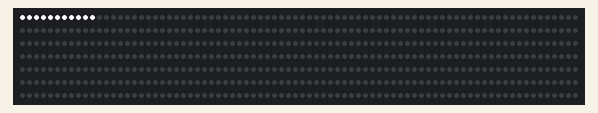
A sketch run on a simulated Arduino Uno, built with avr-gcc and run on an emulated ATmega328P. On the bench: 560 RGB LEDs in strip order, left to right, continuing on the next row.

Above: at 0.53 s.
At 5.35 s:
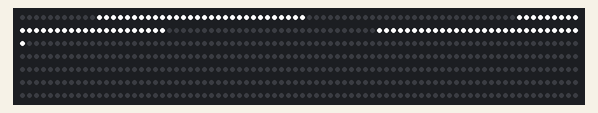
At 10.51 s:
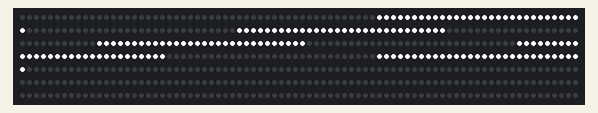
At 20.5 s:
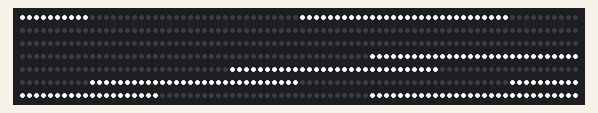
At 29.85 s:
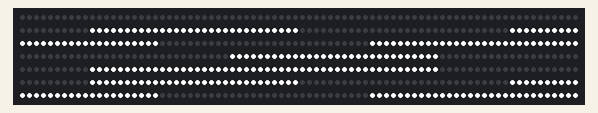
At 39.54 s:
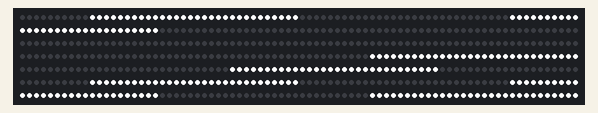

The sketch:

WS2812B.ino
```cpp
#include <Adafruit_NeoPixel.h>
#define PIN 6
#define NUMPIXELS 560
Adafruit_NeoPixel strip = Adafruit_NeoPixel(NUMPIXELS, PIN, NEO_GRB + NEO_KHZ800);
int a,s,d,f,g,h,j,k,l;

void setup() {
strip.begin();
strip.show();
}


void loop() {
for (int i = 0; i < strip.numPixels(); i++) {
strip.setPixelColor(i, strip.Color(255, 255, 255));

a = i - 30;
strip.setPixelColor(a, strip.Color(0, 0, 0));

s = i - 60;
strip.setPixelColor(s, strip.Color(255, 255, 255));

d = i - 90;
strip.setPixelColor(d, strip.Color(0, 0, 0));

f = i - 120;
strip.setPixelColor(f, strip.Color(255, 255, 255));

g = i - 150;
strip.setPixelColor(g, strip.Color(0, 0, 0));

h = i - 180;
strip.setPixelColor(h, strip.Color(255, 255, 255));

j = i - 210;
strip.setPixelColor(j, strip.Color(0, 0, 0));

k = i - 240;
strip.setPixelColor(k, strip.Color(255, 255, 255));

l = i - 270;
strip.setPixelColor(l, strip.Color(0, 0, 0));


strip.show();
strip.setBrightness(250);
delay(10);
}}
```
